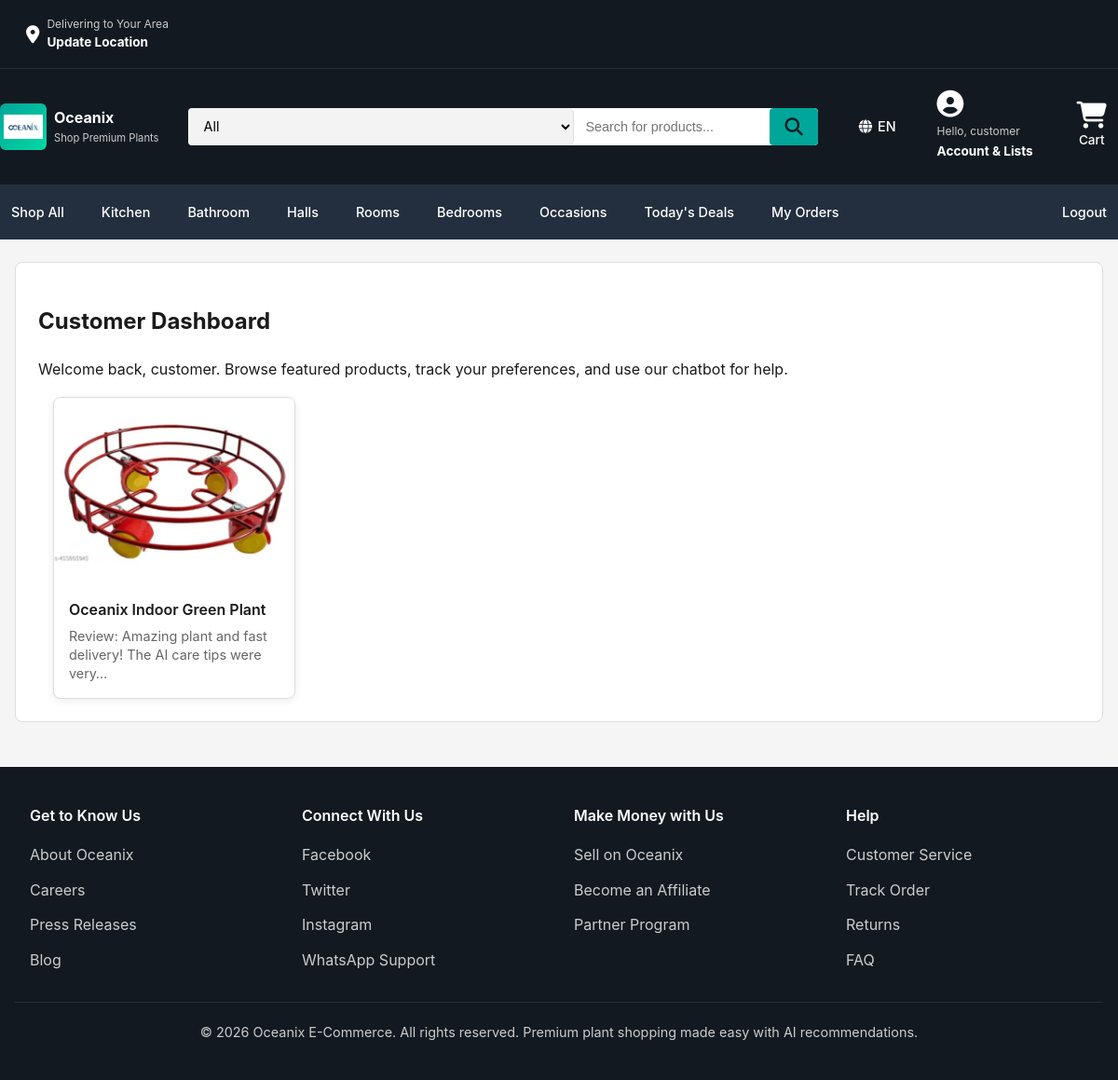
The app's page /dashboard/ (signed in) with its own data.
### store/models.py (models this page shows, shortened)
class SiteSettings(models.Model):
    site_name = models.CharField(max_length=200, default='Oceanix')
    tagline = models.CharField(max_length=500, default='Plantcare commerce for modern homes')
    whatsapp_number = models.CharField(max_length=20, default='919999999999')
    whatsapp_message = models.TextField(default='Hi Oceanix, I need help with my order.')
    footer_text = models.TextField(default='Oceanix E-Commerce Private Limited. Built with Django, AI-guided product insights, and price comparison.')
    class Meta:
        verbose_name_plural = 'Site Settings'

class Review(models.Model):
    product = models.ForeignKey(Product, related_name='reviews', on_delete=models.CASCADE)
    user = models.ForeignKey(User, on_delete=models.CASCADE)
    rating = models.PositiveSmallIntegerField(choices=RATING_CHOICES, default=5)
    comment = models.TextField()
    created_at = models.DateTimeField(auto_now_add=True)
    class Meta:
        ordering = ['-created_at']

class Product(models.Model):
    name = models.CharField(max_length=200)
    slug = models.SlugField(max_length=220, unique=True)
    description = models.TextField()
    price = models.DecimalField(max_digits=10, decimal_places=2)
    category = models.CharField(max_length=50, choices=CATEGORY_CHOICES, default='Others')
    image = models.CharField(max_length=255)
    ai_reference = models.TextField()
    competitor_info = models.JSONField(default=dict, blank=True)
    created = models.DateTimeField(auto_now_add=True)

### store/views.py (the view)
# urls.py: path('dashboard/', views.dashboard, name='dashboard'),
@login_required
def dashboard(request):
    cart_items = CartItem.objects.filter(user=request.user).select_related('product')
    return render(request, 'store/dashboard.html', {'cart_items': cart_items})

### store/context_processors.py (called while the page is built)
def global_settings(request):
    cart_count = 0
    if request.user.is_authenticated:
        from .models import CartItem
        cart_count = CartItem.objects.filter(user=request.user).count()
    try:
        site_config = SiteSettings.objects.first()
        if not site_config:
            site_config = SiteSettings.objects.create()
    except:
        site_config = None
    whatsapp_number = site_config.whatsapp_number if site_config else '919999999999'
    whatsapp_message = site_config.whatsapp_message if site_config else 'Hi Oceanix, I need help with my order.'
    return {
        'LOGO_URL_PATH': settings.LOGO_URL + 'WhatsApp Image 2026-05-13 at 6.06.09 PM.jpeg',
        'WHATSAPP_CONTACT': f'https://wa.me/{whatsapp_number}?text={whatsapp_message.replace(" ", "%20")}',
        'cart_count': cart_count,
        'site_config': site_config,
    }

### store/templates/store/dashboard.html (shortened to what this page needs)
{% extends 'store/base.html' %}
{% block content %}
<div class="section-card">
    <h2>Customer Dashboard</h2>
    <p>Welcome back, {{ user.username }}. Browse featured products, track your preferences, and use our chatbot for help.</p>
    <div class="products-grid">
        {% for review in user.review_set.all|slice:':3' %}
            <div class="card">
                <img src="{{ MEDIA_URL }}{{ review.product.image }}" alt="{{ review.product.name }}">
                <div class="card-body">
                    <h3>{{ review.product.name }}</h3>
                    <p>Review: {{ review.comment|truncatechars:60 }}</p>
                </div>
            </div>
        {% empty %}
            <p>You have not posted any reviews yet. Explore products to start reviewing!</p>
        {% endfor %}
    </div>
</div>
{% endblock %}

### store/templates/store/base.html (shortened to what this page needs)
<!DOCTYPE html>
<html lang="en">
<head>
    {% load static %}
    <link rel="stylesheet" href="{% static 'css/style.css' %}">
    <link rel="stylesheet" href="https://cdnjs.cloudflare.com/ajax/libs/font-awesome/6.4.0/css/all.min.css">
</head>
<body>
    <div class="top-header">
        <div class="container">
            <div class="location-info">
                <i class="fas fa-map-marker-alt"></i>
                <div>
                    <p class="delivering-text">Delivering to Your Area</p>
                    <p class="location-name">Update Location</p>
                </div>
            </div>
        </div>
    </div>
    <header class="main-header">
        <div class="container">
            <div class="header-left">
                <a href="{% url 'home' %}" class="logo-link">
                    <div class="logo-container">
                        <img src="{{ LOGO_URL_PATH }}" alt="Oceanix logo" class="logo-image">
                    </div>
                    <div class="brand-info">
                        <strong class="brand-name">{{ site_config.site_name|default:'Oceanix' }}</strong>
                        <span class="brand-tagline">Shop Premium Plants</span>
                    </div>
                </a>
            </div>
            <div class="search-container">
                <form method="get" action="{% url 'home' %}" class="search-form">
                    <select name="category" class="search-category" title="All Categories">
                        <option value="">All</option>
                    </select>
                    <input type="text" name="q" class="search-input" placeholder="Search for products..." value="{{ query }}">
                    <button type="submit" class="search-btn">
                        <i class="fas fa-search"></i>
                    </button>
                </form>
            </div>
            <div class="header-right">
                <div class="language-selector">
                    <i class="fas fa-globe"></i> EN
                </div>
                <div class="account-menu">
                    <i class="fas fa-user-circle"></i>
                    {% if user.is_authenticated %}
                        <span class="hello-text">Hello, {{ user.first_name|default:user.username }}</span>
                    {% else %}
                        <span class="hello-text">Hello, Guest</span>
                    {% endif %}
                    <p class="account-link">Account & Lists</p>
                </div>
                <a href="{% url 'cart' %}" class="cart-link">
                    <i class="fas fa-shopping-cart"></i>
                    <span class="cart-text">Cart</span>
                </a>
            </div>
        </div>
    </header>
    <nav class="navbar">
        <div class="container">
            <div class="nav-links" id="nav-menu">
                <a href="{% url 'home' %}" class="nav-link">Shop All</a>
                <a href="{% url 'home' %}?category=Kitchen" class="nav-link">Kitchen</a>
                <a href="{% url 'home' %}?category=Bathroom" class="nav-link">Bathroom</a>
                <a href="{% url 'home' %}?category=Halls" class="nav-link">Halls</a>
                <a href="{% url 'home' %}?category=Rooms" class="nav-link">Rooms</a>
                <a href="{% url 'home' %}?category=Bedrooms" class="nav-link">Bedrooms</a>
                <a href="{% url 'home' %}?category=Occasions" class="nav-link">Occasions</a>
                <a href="#" class="nav-link">Today's Deals</a>
                {% if user.is_authenticated %}
                    <a href="{% url 'order_history' %}" class="nav-link">My Orders</a>
                {% endif %}
            </div>
            {% if user.is_authenticated %}
                <a href="{% url 'logout' %}" class="nav-link logout-link">Logout</a>
            {% else %}
                <div class="nav-auth">
                    <a href="{% url 'login' %}" class="nav-link">Sign In</a>
                    <a href="{% url 'register' %}" class="nav-link">Register</a>
                </div>
            {% endif %}
        </div>
    </nav>
    <main>
        {% block content %}{% endblock %}
    </main>
    <footer class="footer">
        <div class="container">
            <div class="footer-sections">
                <div class="footer-column">
                    <h5>Get to Know Us</h5>
                    <ul>
                        <li><a href="#">About Oceanix</a></li>
                        <li><a href="#">Careers</a></li>
                        <li><a href="#">Press Releases</a></li>
                        <li><a href="#">Blog</a></li>
                    </ul>
                </div>
                <div class="footer-column">
                    <h5>Connect With Us</h5>
                    <ul>
                        <li><a href="#">Facebook</a></li>
                        <li><a href="#">Twitter</a></li>
                        <li><a href="#">Instagram</a></li>
                        <li><a href="{{ WHATSAPP_CONTACT }}" target="_blank">WhatsApp Support</a></li>
                    </ul>
                </div>
                <div class="footer-column">
                    <h5>Make Money with Us</h5>
                    <ul>
                        <li><a href="#">Sell on Oceanix</a></li>
                        <li><a href="#">Become an Affiliate</a></li>
                        <li><a href="#">Partner Program</a></li>
                    </ul>
                </div>
                <div class="footer-column">
                    <h5>Help</h5>
                    <ul>
                        <li><a href="#">Customer Service</a></li>
                        <li><a href="#">Track Order</a></li>
                        <li><a href="#">Returns</a></li>
                        <li><a href="#">FAQ</a></li>
                    </ul>
                </div>
            </div>
            <div class="footer-bottom">
                <p>&copy; 2026 Oceanix E-Commerce. All rights reserved. Premium plant shopping made easy with AI recommendations.</p>
            </div>
        </div>
    </footer>
</body>
</html>

### records on screen
SiteSettings: site_name "Oceanix"
Review: product.image (picture), product.name "Oceanix Indoor Green Plant", comment "Amazing plant and fast delivery! The AI care tips were very…"

### other values on screen
{{ user.first_name|default:user.username }} "customer"
{{ user.username }} "customer"
